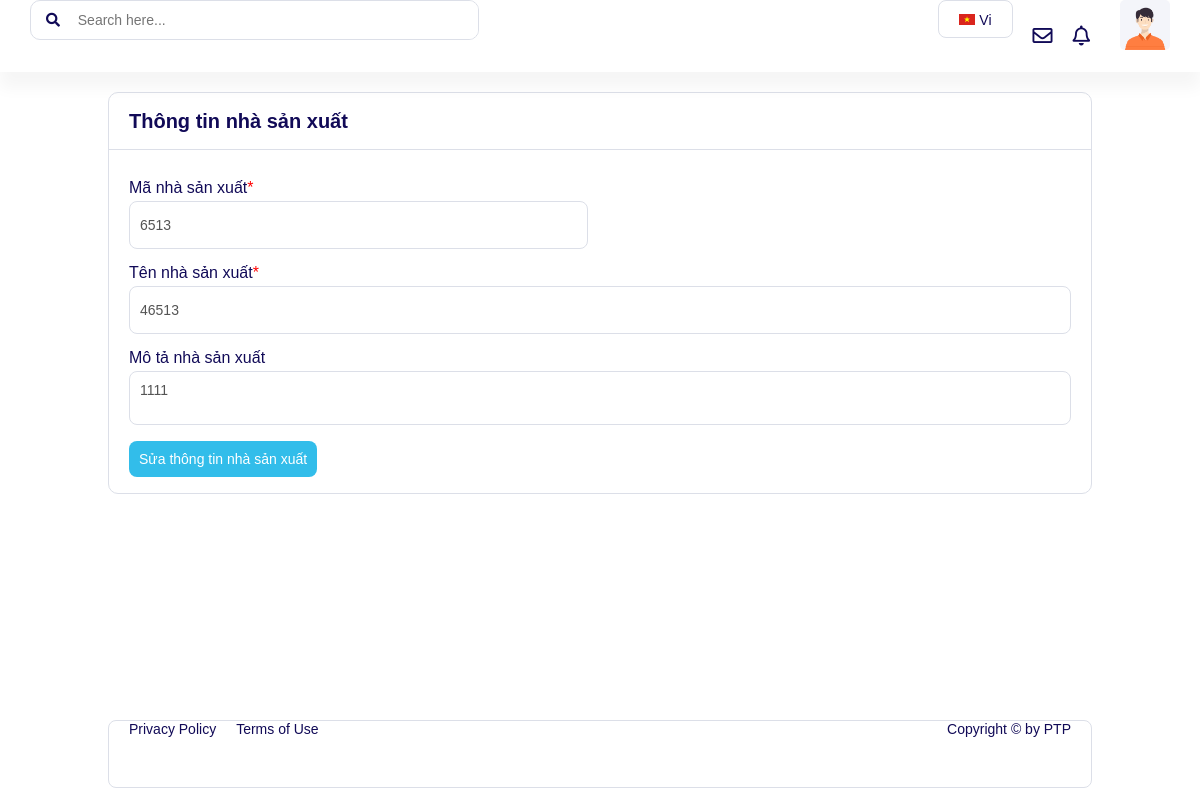
Screenshot of /makes/index.php?page_layout=view&id=6513 with the database file from the repository.
### tables this page shows
CREATE TABLE IF NOT EXISTS `makes` (
  `makeId` bigint(20) NOT NULL,
  `makeName` int(11) NOT NULL COMMENT 'Tên nhà sản xuất',
  `remark` int(11) DEFAULT NULL COMMENT 'Ghi chú',
  `created_date` datetime NOT NULL DEFAULT CURRENT_TIMESTAMP,
  `updated_date` datetime NOT NULL DEFAULT CURRENT_TIMESTAMP,
  PRIMARY KEY (`makeId`)
);

### makes/PHP_Makes/view.php (the view, shortened to what this page needs)
<?php
    $id = $_GET['id'];
    $sql_up = "SELECT * FROM makes WHERE makeId ='$id'";
    $query_up = mysqli_query($connect, $sql_up);
    $row_up = mysqli_fetch_assoc($query_up);
?>
<div class="wrapper">
    <header>
        <div class="grid">
            <div class="navbar">
                <div class="search">
                    <form action="#" class="search__box">
                        <a class="search__link" href="#"><i class="fas fa-search search__icon"></i></a>
                        <input type="text" class="search__input" placeholder="Search here...">
                    </form>
                </div>
                <div class="account">
                    <ul class="account__list">
                        <li  class="account__makes language">
                            <a id ="btn_lang" class="language__link" href="#">
                                <img src="./assets/img/vietnam_flag.jpg" alt="vietnam flag">
                                Vi
                            </a>
                        </li>
                        <li class="account__makes user__icon "><i class="far fa-envelope"></i></li>
                        <li class="account__makes user__icon "><i class="far fa-bell"></i></li>
                        <li class="account__makes">
                            <a href="#" class="account__link">
                                <img class="account__img" src="./assets/img/user.png" alt="user">
                            </a>
                        </li>
                    </ul>
                </div>
            </div>
        </div>
    </header>
    <div class="app">
        <div class="grid wide card">
            <div class="card__container">
                <div class="row">
                    <div class="col l-12 m-12 c-12">
                        <div class="row">
                            <div class="card__header col l-12 m-12 c-12">
                                <h1 class="card__title">Thông tin nhà sản xuất</h1>
                            </div>
                        </div>
                        <div class="card__body">
                            <form class="row" method="POST" name="makes-form" id="makes-form" enctype="multipart/form-data">
                                <div class="col l-6 m-12 c-12">
                                    <div class="form-group">
                                        <input disabled type="text" name="makeId" required value="<?php echo $row_up['makeId'];?>">
                                        <label>Mã nhà sản xuất<span>*</span></label>
                                    </div>
                                </div>
                                <div class="col l-12 m-12 c-12">
                                    <div class="form-group">
                                        <input disabled type="text" name="makeName" required value="<?php echo $row_up['makeName'];?>">
                                        <label>Tên nhà sản xuất<span>*</span></label>
                                    </div>
                                </div>
                                <div class="col l-12 m-12 c-12">
                                    <div class="form-group">
                                        <textarea disabled rows="2" name="remark"><?php echo $row_up['remark'];?></textarea>
                                        <label>Mô tả nhà sản xuất</label>
                                    </div>
                                </div>
                            </form>
                            <div class="row">
                                <div class="col l-12 m-12 c-12">
                                    <button onclick="window.location.href='index.php?page_layout=edit&id=<?php echo $row_up['makeId'];?>';" class = "form__button" >Sửa thông tin nhà sản xuất</button>
                                </div>
                            </div>
                        </div>
                    </div>
                </div>
            </div>
        </div>
    </div>
    <footer class="footer">
        <div class="grid wide">
            <div class="footer__grid">
                <div class="row">
                    <div class="col l-12 m-12 c-12">
                        <div class="footer__box">
                            <div class="footer__detail">
                                <p class="footer__policy">
                                    <a href="#" class="policy__link"> Privacy Policy</a>
                                </p>
                                <p class="footer__use">
                                    <a href="#" class="use__link">Terms of Use</a>
                                </p>
                            </div>
                            <div class="footer__copyright">
                                <p>Copyright &#169; by PTP</p>
                            </div>
                        </div>
                    </div>
                </div>
            </div>
        </div>
    </footer>
</div>

### makes/assets/css/grid.css (style rules this page uses)
.grid { width: 100%; display: block; padding: 0; }
.grid.wide { max-width: 1200px; margin: 0 auto; }
@media (min-width: 740px) { .row { margin-left: -8px; margin-right: -8px; } }
@media (min-width: 1113px) { .row { margin-left: -12px; margin-right: -12px; } }
@media (min-width: 1024px) and (max-width: 1239px) { .wide { width: 984px; } }
@media (min-width: 1024px) and (max-width: 1239px) { .wide .row { margin-left: -12px; margin-right: -12px; } }
.row { display: flex; flex-wrap: wrap; margin-left: -4px; margin-right: -4px; }
.col { padding-left: 4px; padding-right: 4px; }
.c-12 { flex: 0 0 100%; max-width: 100%; }
@media (min-height: 740px) { .row { margin-left: -8px; margin-right: -8px; } }
@media (min-height: 740px) { .col { padding-left: 8px; padding-right: 8px; } }
@media (min-height: 740px) { .m-1, .m-2, .m-3, .m-4, .m-5, .m-6, .m-7, .m-8, .m-9, .m-10, .m-11, .m-12 { display: block; } }
@media (min-height: 740px) { .m-12 { flex: 0 0 100%; max-width: 100%; } }
@media (min-width: 1113px) { .col { padding-left: 12px; padding-right: 12px; } }
@media (min-width: 1113px) { .l-1, .l-2, .l-2-4, .l-3, .l-4, .l-5, .l-6, .l-7, .l-8, .l-9, .l-10, .l-11, .l-12 { display: block; } }
@media (min-width: 1113px) { .l-6 { flex: 0 0 50%; max-width: 50%; } }
@media (min-width: 1113px) { .l-12 { flex: 0 0 100%; max-width: 100%; } }
@media (min-width: 1024px) and (max-width: 1239px) { .wide .col { padding-left: 12px; padding-right: 12px; } }
@media (min-width: 1024px) and (max-width: 1239px) { .wide .l-1, .wide .l-2, .wide .l-2-4, .wide .l-3, .wide .l-4, .wide .l-5, .wide .l-6, .wide .l-7, .wide .l-8, .wide .l-9, .wide .l-10, .wide .l-11, .wide .l-12 { display: block; } }
@media (min-width: 1024px) and (max-width: 1239px) { .wide .l-6 { flex: 0 0 50%; max-width: 50%; } }
@media (min-width: 1024px) and (max-width: 1239px) { .wide .l-12 { flex: 0 0 100%; max-width: 100%; } }

### makes/assets/css/base.css (style rules this page uses)
:root { --white-color: #fff; --black-color: #000; --text-color: #110a57; --second-text-color: #333; --primary-color:#4cb050 ; --hover-primary-color: #3d8c40; --second-color:#337ab7; --hover-second-color:#286090; --border-color: #dcdfe8; --hover-color:#32BDEA; --primary-font: Helvetica, Arial, sans-serif; --normal-font-size: 1.4rem; --medium-font-size: 1.6rem; --title-font-size: 2rem; --big-font-size: 2.2rem; }
* { box-sizing: inherit; margin: 0; padding: 0; }
html { font-size: 62.5%; line-height: 1.6rem; box-sizing: border-box; font-family: var(--primary-font); color: var(--text-color); }
a { text-decoration: none; }
ul, li { list-style: none; }

### rows the page displays
makes: makeId "6513", makeName "46513", remark "1111"
